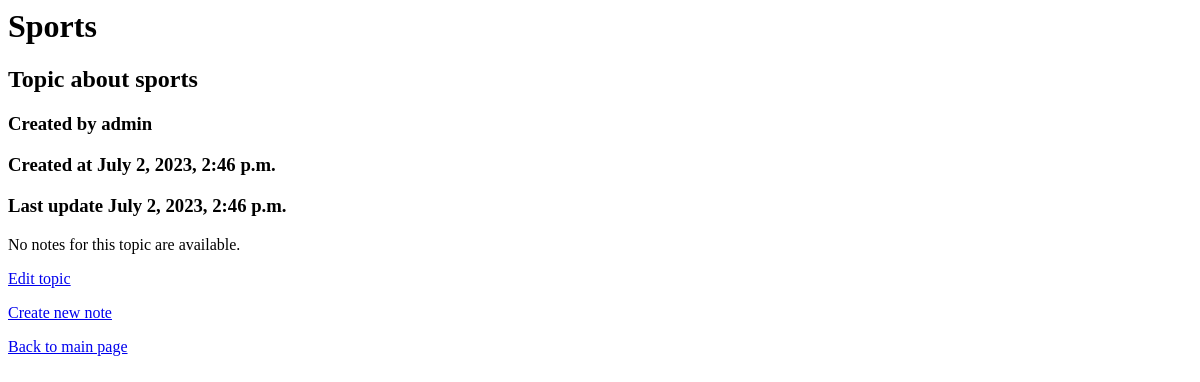
The app's page /notes/topic/1/, older data.
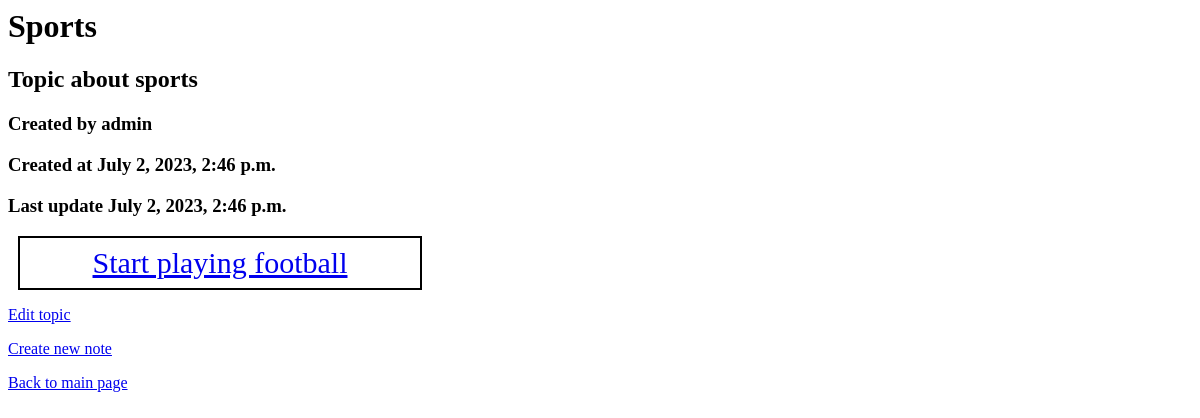
The same page, newer data.
### notes/models.py (models this page shows, shortened)
class Topic(models.Model):
    author = models.ForeignKey(User, on_delete=models.SET_NULL, null=True)
    name = models.CharField(max_length=100)
    description = models.TextField(max_length=500)
    created_at = models.DateTimeField(auto_now_add=True)
    updated_at = models.DateTimeField(auto_now=True)

class Note(models.Model):
    topic = models.ForeignKey(Topic, on_delete=models.SET_NULL, null=True)
    author = models.ForeignKey(User, on_delete=models.SET_NULL, null=True)
    name = models.CharField(max_length=100)
    description = models.TextField(max_length=500)
    created_at = models.DateTimeField(auto_now_add=True)
    updated_at = models.DateTimeField(auto_now=True)
    completed = models.BooleanField(default=False)
    completed_by = models.ForeignKey(User, on_delete=models.SET_NULL, null=True, related_name='topic_completed_by')

### notes/views.py (the view)
# urls.py: path("topic/<int:topic_id>/", views.topic_detail, name="topic_detail"),
def topic_detail(request, topic_id):
    topic = get_object_or_404(Topic, pk=topic_id)
    notes = topic.note_set.all()
    return render(request, "notes/topic_detail.html", {"topic": topic, "notes": notes})

### notes/templates/notes/topic_detail.html
<h1>{{ topic.name }}</h1>
<h2>{{ topic.description }}</h2>
<h3>Created by {{ topic.author }}</h3>
<h3>Created at {{ topic.created_at }}</h3>
<h3>Last update {{ topic.updated_at }}</h3>
{% if notes %}
    {% for note in notes %}
        <div style = "width: 400; height: 50; border: 2px solid black; margin: 10px; font-size: 30px;display: flex;justify-content: center;align-items: center;">
            <a href="/notes/note/{{ note.id }}/">{{ note.name }}</a>
        </div>
    {% endfor %}
{% else %}
    <p>No notes for this topic are available.</p>
{% endif %}
<p>
    <a href="/notes/topic/edit/{{ topic.id}}">Edit topic</a>
</p>
<p>
    <a href="/notes/note/create/">Create new note</a>
</p>
<p>
    <a href="/notes/">Back to main page</a>
</p>

Row changes from the older to the newer data that the page shows:
added Note: name "Start playing football"
Text that changed along with them:
text no longer shown: "No notes for this topic are available."
